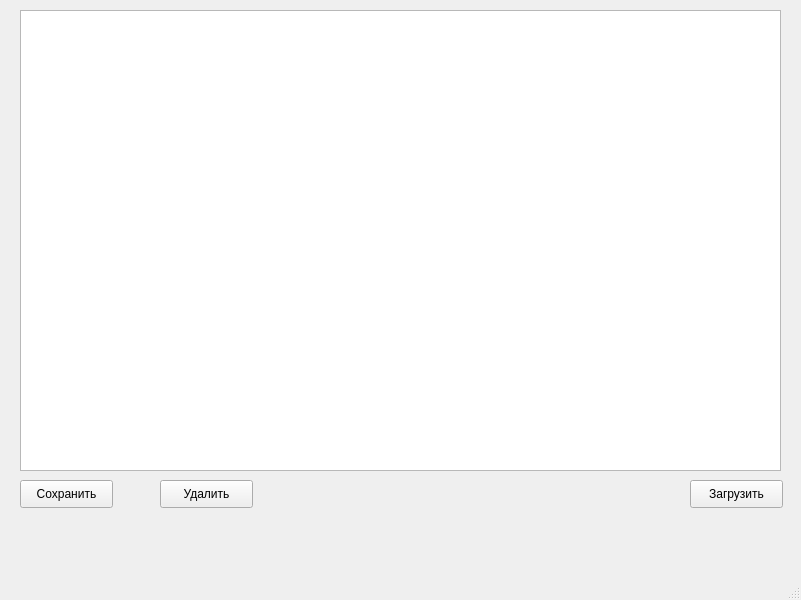
<?xml version="1.0" encoding="UTF-8"?>
<ui version="4.0">
 <class>MainWindow</class>
 <widget class="QMainWindow" name="MainWindow">
  <property name="geometry">
   <rect>
    <x>0</x>
    <y>0</y>
    <width>801</width>
    <height>600</height>
   </rect>
  </property>
  <property name="windowTitle">
   <string>MainWindow</string>
  </property>
  <widget class="QWidget" name="centralwidget">
   <widget class="QTableWidget" name="dbTable">
    <property name="geometry">
     <rect>
      <x>20</x>
      <y>10</y>
      <width>761</width>
      <height>461</height>
     </rect>
    </property>
   </widget>
   <widget class="QPushButton" name="dbSaveBtn">
    <property name="geometry">
     <rect>
      <x>20</x>
      <y>480</y>
      <width>93</width>
      <height>28</height>
     </rect>
    </property>
    <property name="text">
     <string>Сохранить</string>
    </property>
   </widget>
   <widget class="QPushButton" name="dbDeleteBtn">
    <property name="geometry">
     <rect>
      <x>160</x>
      <y>480</y>
      <width>93</width>
      <height>28</height>
     </rect>
    </property>
    <property name="text">
     <string>Удалить</string>
    </property>
   </widget>
   <widget class="QPushButton" name="dbLoadBtn">
    <property name="geometry">
     <rect>
      <x>690</x>
      <y>480</y>
      <width>93</width>
      <height>28</height>
     </rect>
    </property>
    <property name="text">
     <string>Загрузить</string>
    </property>
   </widget>
  </widget>
  <widget class="QMenuBar" name="menubar">
   <property name="geometry">
    <rect>
     <x>0</x>
     <y>0</y>
     <width>801</width>
     <height>26</height>
    </rect>
   </property>
  </widget>
  <widget class="QStatusBar" name="statusbar"/>
 </widget>
 <resources/>
 <connections/>
</ui>
